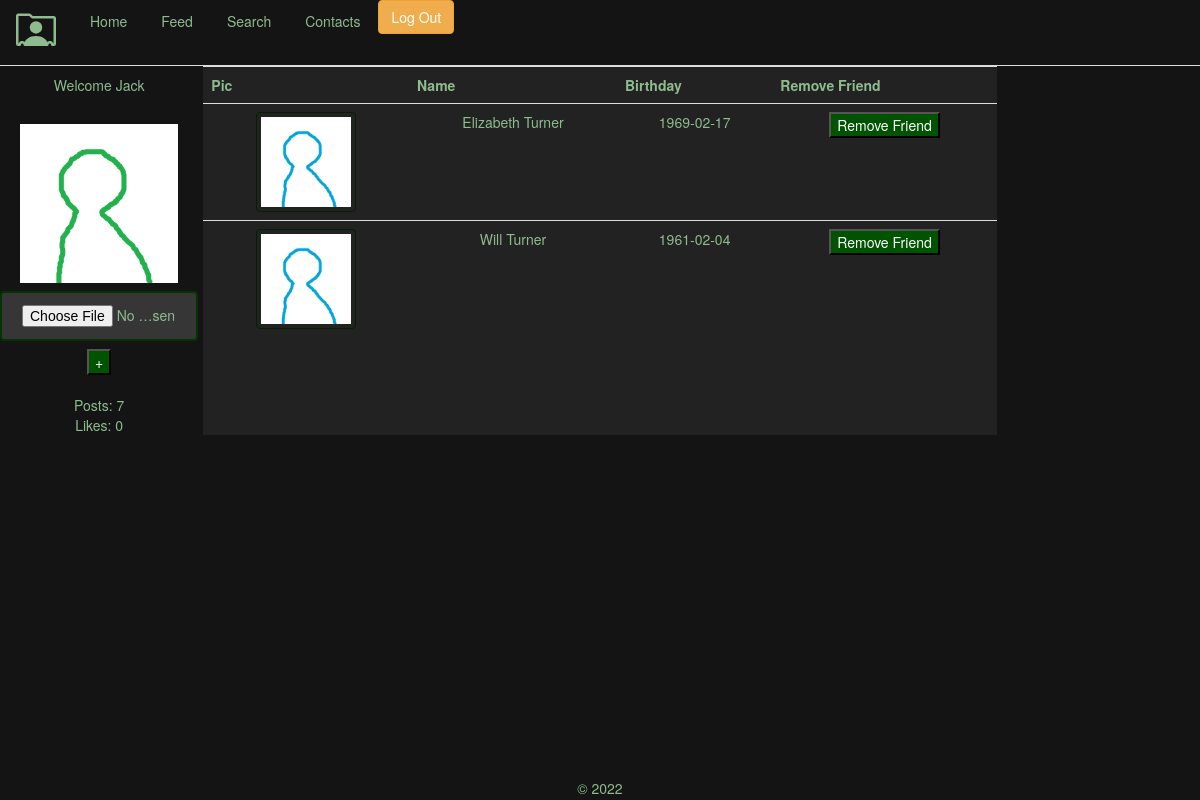
Page /contacts.php (signed in) on the committed database.
### tables this page shows
CREATE TABLE `users` (
  `id` int(11) NOT NULL,
  `email` varchar(100) NOT NULL,
  `password` varchar(255) NOT NULL,
  `f_name` varchar(100) NOT NULL,
  `l_name` varchar(100) NOT NULL,
  `birthday` date NOT NULL,
  `pic` text NOT NULL DEFAULT 'green.png',
  `num_posts` int(11) NOT NULL DEFAULT 0,
  `num_likes` int(11) NOT NULL DEFAULT 0
);

### includes/handlers/contacts_handler.php (called while the page is built, shortened)
<?php
    $contacts_query = mysqli_query($con,
    "SELECT users.id, f_name, l_name, birthday, pic
    FROM users LEFT JOIN friends
    ON users.id = friends.friend
    where friends.user = $user[0]");
?>

### contacts.php (the view)
<?php
    include("includes/header.php");
    include('includes/handlers/contacts_handler.php');
?>
    <div class="item2">
        <table class=table>
            <tr>
                <th>Pic</th>
                <th>Name</th>
                <th>Birthday</th>
                <th>Remove Friend</th>
            </tr>
            <?php
                while ($row = mysqli_fetch_array($contacts_query)) {
                    echo "<tr><td><img class='tiny_pic' src='assets/images/" . $row['pic'] . "'></td>";
                    echo "<td><a href='friend.php?friend=" . $row['id'] . "'>" . $row['f_name'] . ' ' . $row['l_name'] . '</td>';
                    echo "<td>" .$row['birthday'] . "</td>";
                    echo "<td><form action='' method='post'><input type='hidden' name='id' value='" . $row['id'] ."'><button name='remove_friend'>Remove Friend</button></form></tr></td>";
                }
            ?>
        </table>
    </div>
<?php
    include("includes/footer.php");
?>

### includes/header.php (shortened to what this page needs)
<?php
  $con = mysqli_connect("localhost", "root", "", "rolodeck");
  if (isset($_SESSION['id'])) {
    $userLoggedIn = $_SESSION['id'];
    $user_details_query = mysqli_query($con, "SELECT * FROM users WHERE id='$userLoggedIn'");
    $user = mysqli_fetch_array($user_details_query);
  }
?>
<!DOCTYPE html>
<html lang="en">
<head>
    <link rel="stylesheet" href="https://cdn.jsdelivr.net/npm/bootstrap@3.4.1/dist/css/bootstrap.min.css">
    <link rel="stylesheet" href="assets/css/styles.css">
</head>
<body>
    <div class="top-bar">
        <div class="nav_links">
            <ul class="nav justify-content-center nav-tabs">
                <li id="rolodeck"><a href="index.php">
                         </a></li>
                    <li id="home" class="nav-item"><a href="home.php"> Home </a></li>
                    <li id="feed" class="nav-item"><a href="feed.php"> Feed </a></li>
                    <li id="search" class="nav-item"><a href="search.php"> Search </a></li>
                    <li id="contacts" class="nav-item"><a href="contacts.php"> Contacts </a></li>
                    <li><form action="" method="post"><button class="btn btn-warning float-right logout" type="submit" name="logout">Log Out</button></form></li>
            </ul>
        </div>
    </div>
    <div class="container">
        <div class="item1">
            <div class="welcome"><?php isset($user) ? print "Welcome $user[3]" :  print "Welcome stranger."  ?></div>
            <br>
            <img class="profile_pic" src="assets/images/<?php isset($user) ? print $user[6] : print 'blue.png' ?>" alt="Image">
            <br>
            <form action="upload.php" method="post" enctype="multipart/form-data">
                <input type="file" name="fileToUpload" id="fileToUpload">
                <?php isset($user) ? print '<button name="image_file_submit" type="submit">+</button>': print ' ' ?>
            </form>
            <br>
            Posts: <?php isset($user) ? print $user[7] : print'0' ?>
            <br>
            Likes: <?php isset($user) ? print $user[8] : print'0' ?>
        </div>

### includes/footer.php (shortened to what this page needs)
    </div>
</body>
<footer>
    © 2022
</footer>
</html>

### assets/css/styles.css (style rules this page uses)
body { background-color: rgb(20, 20, 20); color: darkseagreen; }
a { color: darkseagreen; }
input { width: 50%; padding: 12px 20px; margin: 8px 0; box-sizing: border-box; border: 2px solid rgb(6, 51, 1); border-radius: 4px; background-color: rgb(54, 54, 54); }
footer { text-align: center; }
.container { display: grid; grid-template-columns: 1fr 4fr 1fr; grid-template-rows: 1fr; column-gap: 5px; row-gap: 5px; margin-left: 0px; padding-left: 0px; margin-right: 0px; padding-right: 0px; width: 100%; }
.item1 { grid-column-start: 1; grid-column-end: 2; grid-row-start: 1; grid-row-end: 2; justify-self: center; text-align: center; max-width: 1fr; }
.item2 { grid-column-start: 2; grid-column-end: 3; grid-row-start: 1; grid-row-end: 2; justify-self: center; text-align: center; background-color: rgb(34, 34, 34); width: 100%; }
.profile_pic { object-fit: cover; width: 80%; }
footer { position: absolute; bottom: 2px; width: 100%; }
.welcome { padding-top: 9px; padding-bottom: 9px; }
button { background-color: rgb(0, 83, 0); color: white; }
.logout { width: 100%; }
.tiny_pic { padding: 4px; border: 1px solid rgb(3, 32, 2); border-radius: 4px; display: inline-block; max-width: 100px; height: auto; }
#fileToUpload { width: 100%; }

### rows in the picture
users: f_name "Jack", pic (picture), num_posts "7", num_likes "0"
users: pic (picture), f_name "Elizabeth", l_name "Turner", birthday "1969-02-17"
users: pic (picture), f_name "Will", l_name "Turner", birthday "1961-02-04"
